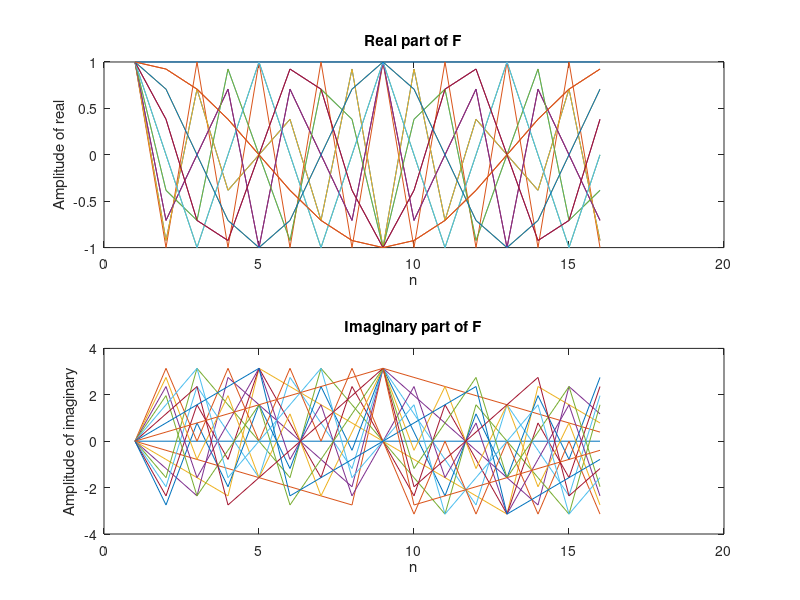
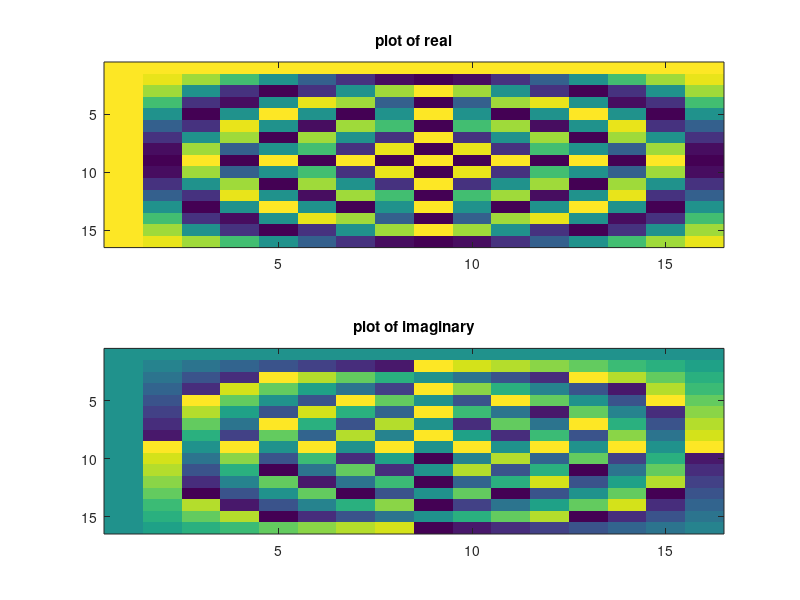

Write MATLAB code to recreate these figures, in order.
clc;
clear all;
x = [1 1 4 -4 -3 2 5 -6 3 2 4 -2 5 9 -8 4]';
F = dftmtx(length(x));
X = F*x;
r = real(F);
a = angle(F);
figure;
subplot(211);
plot(r);
title('Real part of F');
ylabel('Amplitude of real');
xlabel('n');
subplot(212);
plot(a);
title('Imaginary part of F');
xlabel('n');
ylabel('Amplitude of imaginary');

figure;
subplot(211);
imagesc(r);
title('plot of real');
subplot(212);
imagesc(a);
title('plot of imaginary');

